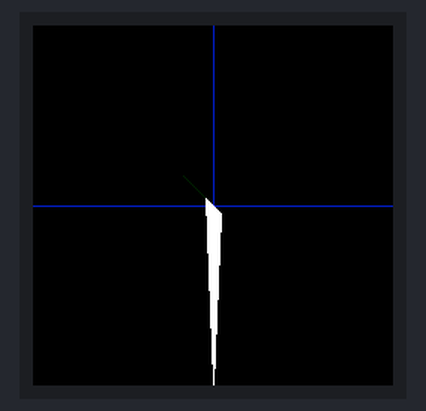
This program was run on a simulated Raspberry Pi Pico running MicroPython. Shown: 240×240 colour display. The clock reads 2024-03-15 10:24:30 at power-on unless the program sets it; library files of the repository ran but are not shown: LCD_1inch28.py; what the program prints to the serial console is not drawn.

Above: at 0.3 s.
At 4.4 s:
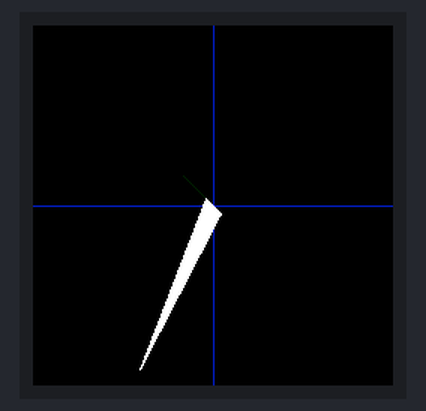
At 9.6 s:
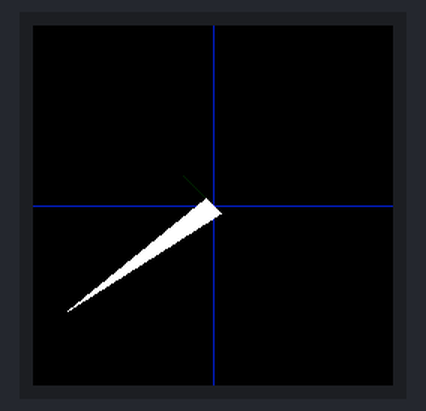
At 18.8 s:
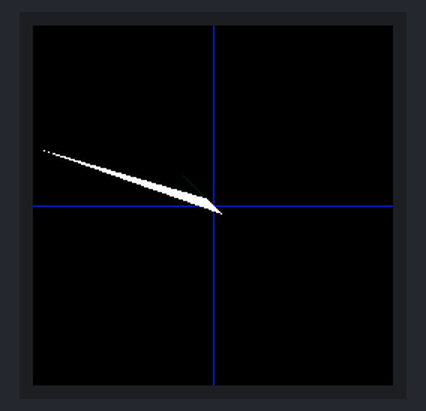
At 28.0 s:
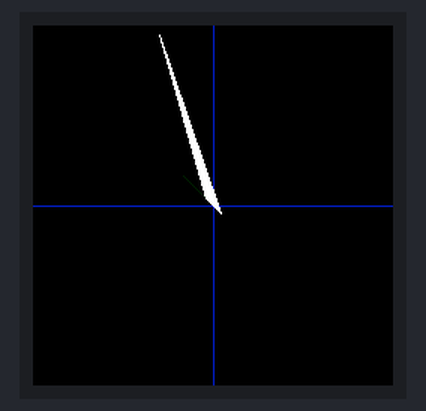
At 38.3 s:
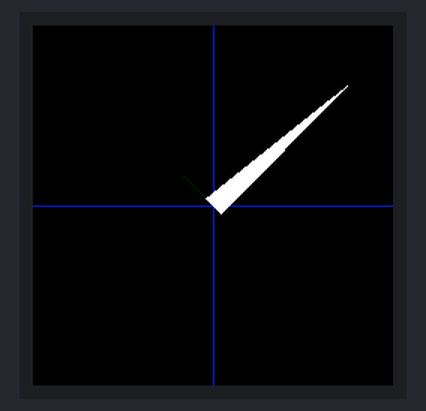

The program:

poly-test.py
```python
from utime import localtime, sleep
from LCD_1inch28 import LCD_1inch28
from array import array
import math

LCD = LCD_1inch28()
# bit order is blue, red, green
black = 0x0000
red   = 0x07E0
green = 0x001f
blue  = 0xf800
white = 0xffff
#
yellow = 0b0000011111111111
orange = 0b0000001111000010
cyan = 0b1111100000111111
brown = 0b0000000001000001
gold = 0b0000001110011110
purple = 0b1111111111000000
magenta = 0b0000001100011000
pink = 0b0000111111000010
olive = 0b0000000001000010
gray = 0b00001000010000100
lightGreen = 0b0000100001111111
darkGreen  = 0b0000000000000001

ColorList = (red, green, blue, white, yellow, orange, cyan, brown, gold, purple, magenta, pink, olive, gray, lightGreen, darkGreen)
ColorNames = ('red', 'green', 'blue', 'white', 'yellow', 'orange', 'cyan', 'brown', 'gold', 'purple', 'magenta', 'pink', 'olive', 'gray', 'lightGreen', 'darkGreen')

CENTER = 120
# draw readability variables
ON = 1 # white
OFF = 0 # black
NO_FILL = 0 # just the border is drawn
FILL = 1 # all pixels within the polygon are drawn

while True:
    now = localtime()
    sec = now[5] # 0 to 59
    radians = (sec/60)*3.145175*2
    x = int(math.sin(radians)*120)
    y = -int(math.cos(radians)*120)
    print(sec, radians, x, y)
    LCD.fill(LCD.black)
    # axis lines
    LCD.line(CENTER, 0, CENTER, 2*CENTER, blue)
    LCD.line(0, CENTER, 2*CENTER, CENTER, blue)
    LCD.line(CENTER, CENTER, 100, 100, ON)

    my_array = array('B', [CENTER-5,CENTER-5, CENTER+x,CENTER+y, CENTER+5,CENTER+5])
    LCD.poly(0,0, my_array, white, FILL)
    LCD.show()
    sleep(1)
```

Measured:
- what the display in image 0 shows lasts 1.0 s, from 0.3 s to 1.3 s
